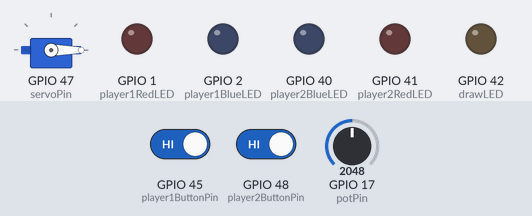
The sketch below on a simulated ESP32. Shown: servo, output pins drawn as LEDs (lit = HIGH). The test bench sets the inputs (shaded band); at power-on: GPIO 45 (player1ButtonPin) HIGH, GPIO 48 (player2ButtonPin) HIGH, GPIO 17 (potPin) = 2048. Random numbers use the default seed unless the sketch sets one; what the sketch prints to the serial monitor is not drawn.

Above: at 2.1 s.
2.2 s: GPIO 45 (player1ButtonPin) driven LOW and GPIO 48 (player2ButtonPin) driven LOW
5.2 s: GPIO 45 (player1ButtonPin) driven HIGH
At 7.19 s:
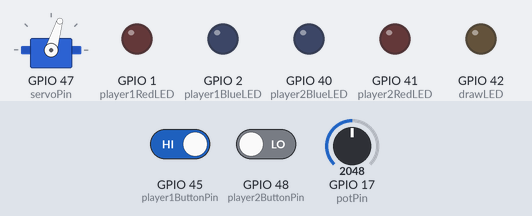
At 7.8 s:
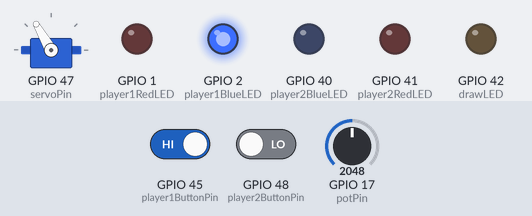
Timing chart, 0 to 10.3 s (numbered marks = the images above; inputs shaded):
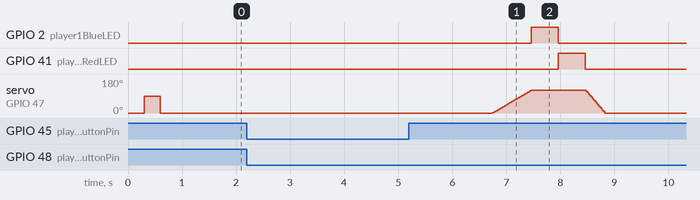

Measured:
- after the input at 2.2 s, every drawn part: stays the same
- after the input at 5.2 s, GPIO 2 (player1BlueLED): LOW → HIGH after 2.3 s, → LOW 0.50 s later
- by itself, servo on GPIO 47 (servoPin): rises from 0° to 120° in 0.72 s, then falls to 0° in 1.4 s

The sketch:

Final.ino
```cpp
// FINAL PROJECT: REACTION DUEL
#include <ESP32Servo.h>

const int player1ButtonPin = 45;
const int player2ButtonPin = 48;

const int player1BlueLED = 2;
const int player1RedLED = 1;
const int drawLED = 42;
const int player2BlueLED = 40;
const int player2RedLED = 41;

const int servoPin = 47;
const int potPin = 17;

Servo reactionServo;
bool gameActive = false;

#define DEBUG 1

void setup()
{
  Serial.begin(115200);

  pinMode(player1ButtonPin, INPUT_PULLUP);
  pinMode(player2ButtonPin, INPUT_PULLUP);

  pinMode(player1BlueLED, OUTPUT);
  pinMode(player1RedLED, OUTPUT);
  pinMode(drawLED, OUTPUT);
  pinMode(player2BlueLED, OUTPUT);
  pinMode(player2RedLED, OUTPUT);


  digitalWrite(player1BlueLED, LOW);
  digitalWrite(player1RedLED, LOW);
  digitalWrite(drawLED, LOW);
  digitalWrite(player2BlueLED, LOW);
  digitalWrite(player2RedLED, LOW);

  reactionServo.attach(servoPin);

  reactionServo.write(0);
  delay(300);
  reactionServo.write(90);
  delay(300);
  reactionServo.write(0);
  delay(300);

  randomSeed(analogRead(potPin));

  if (DEBUG) { Serial.println("Setup complete."); }
}

void loop() {

  if (!gameActive)
  {
    static unsigned long readyStart = 0;
    bool p1down = (digitalRead(player1ButtonPin) == LOW);
    bool p2down = (digitalRead(player2ButtonPin) == LOW);

    if (p1down && p2down)
    {
      if (!readyStart)
      {
        readyStart = millis();
        if (DEBUG) { Serial.println("Holding both buttons…"); }
      }
      if (millis() - readyStart < 2000) { return; }
      gameActive = true;
      readyStart = 0;
      if (DEBUG) { Serial.println("Players ready! Go!"); }
    }
    else
    {
      readyStart = 0;
      return;
    }
  }

  unsigned long d = random(1000, 3001);
  if (DEBUG)
  {
    Serial.print("Random Delay: ");
    Serial.print(d);
    Serial.println(" ms");
  }
  delay(d);

  Serial.println("START");
  unsigned long tStart = millis();

  int potVal = analogRead(potPin);
  int stepDelay = map(potVal, 0, 4095, 10, 1);

  int difficulty = map(potVal, 0, 4095, 1, 10);

  if (DEBUG)
  {
    Serial.print("Pot=");
    Serial.print(potVal);
    Serial.print(" ⇒ stepDelay=");
    Serial.print(stepDelay);
    Serial.print(" ms, difficulty=");
    Serial.println(difficulty);
  }

  Serial.print("DIFFICULTY:");
  Serial.println(difficulty);


  bool p1Reacted = false, p2Reacted = false;
  unsigned long t1 = 0, t2 = 0;
  bool prevP1down = true, prevP2down = true;

  for (int pos = 0; pos <= 120; pos++)
  {
    reactionServo.write(pos);
    delay(stepDelay);

    bool currP1down = (digitalRead(player1ButtonPin) == LOW);
    bool currP2down = (digitalRead(player2ButtonPin) == LOW);

    if (!p1Reacted && prevP1down && !currP1down)
    {
      p1Reacted = true;
      t1 = millis() - tStart;
      if (DEBUG)
      {
        Serial.print("P1 released at ");
        Serial.print(t1);
        Serial.println(" ms");
      }
    }
    if (!p2Reacted && prevP2down && !currP2down)
    {
      p2Reacted = true;
      t2 = millis() - tStart;
      if (DEBUG)
      {
        Serial.print("P2 released at ");
        Serial.print(t2);
        Serial.println(" ms");
      }
    }

    prevP1down = currP1down;
    prevP2down = currP2down;

    if (p1Reacted && p2Reacted) break;
  }

  if (!p1Reacted) t1 = millis() - tStart;
  if (!p2Reacted) t2 = millis() - tStart;

  if (p1Reacted && p2Reacted)
  {
    if (t1 < t2) { Serial.print("RESULT:PLAYER1_WIN,"); }
    else if (t2 < t1) { Serial.print("RESULT:PLAYER2_WIN,"); }
    else { Serial.print("RESULT:DRAW,"); }
    Serial.print(t1);
    Serial.print(",");
    Serial.println(t2);


    if (t1 < t2)
    {
      flashLED(player1BlueLED,500);
      flashLED(player2RedLED,500);
    }
    else if (t2 < t1)
    {
      flashLED(player2BlueLED,500);
      flashLED(player1RedLED,500);
    }
    else { flashLED(drawLED,500); }
  }

  else if (p1Reacted)
  {
    Serial.print("RESULT:PLAYER1_WIN,");
    Serial.print(t1);
    Serial.print(",");
    Serial.println(t2);
    flashLED(player1BlueLED,500);
    flashLED(player2RedLED,500);
  }

  else if (p2Reacted)
  {
    Serial.print("RESULT:PLAYER2_WIN,");
    Serial.print(t1);
    Serial.print(",");
    Serial.println(t2);
    flashLED(player2BlueLED,500);
    flashLED(player1RedLED,500);
  }
  else
  {
    Serial.print("RESULT:NO_REACTION,");
    Serial.print(t1);
    Serial.print(",");
    Serial.println(t2);
    flashLED(player1RedLED, 500);
    flashLED(player2RedLED, 500);
  }

  for (int p = reactionServo.read(); p >= 0; p--)
  {
    reactionServo.write(p);
    delay(3);
  }

  gameActive = false;
  delay(1000);
}

void flashLED(int pin, int dur)
{
  digitalWrite(pin, HIGH);
  delay(dur);
  digitalWrite(pin, LOW);
}
```
